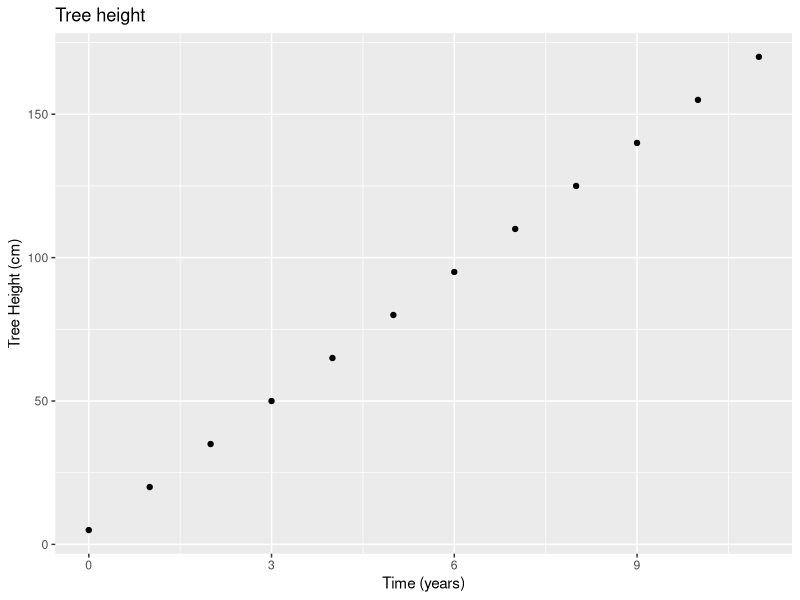
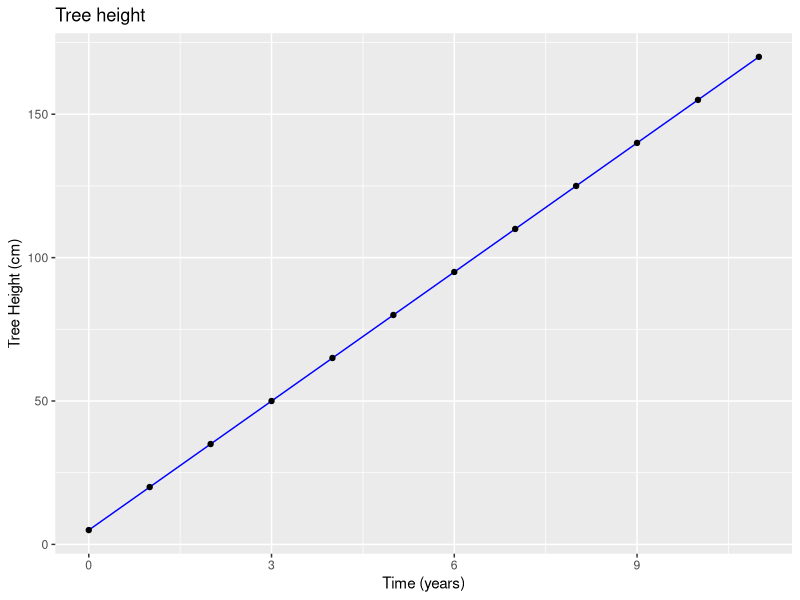
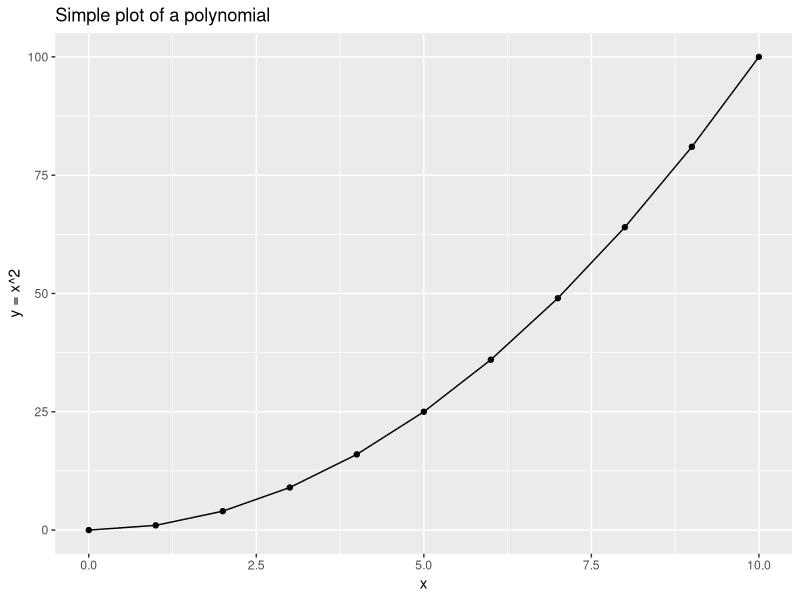
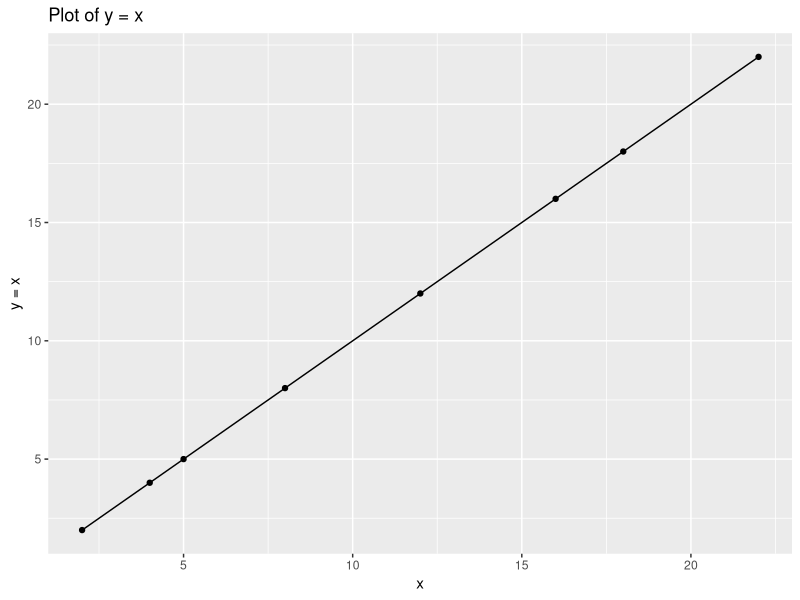
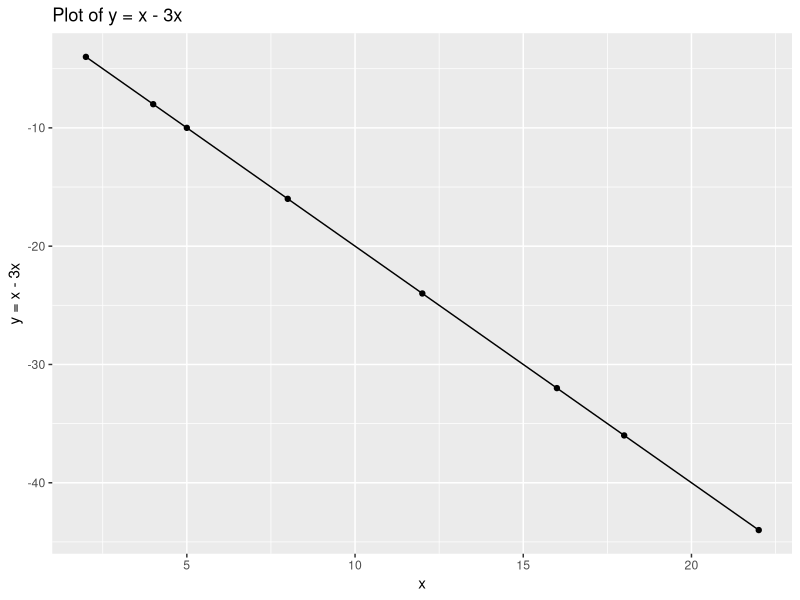
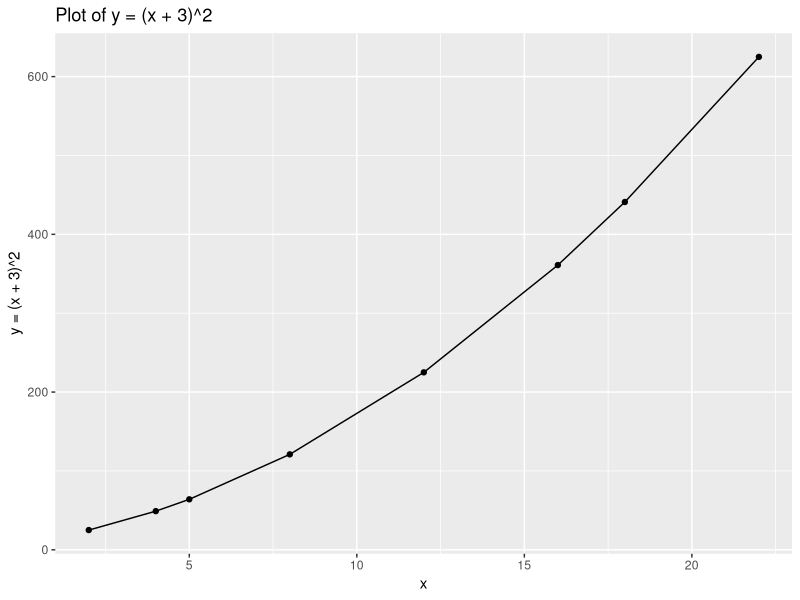
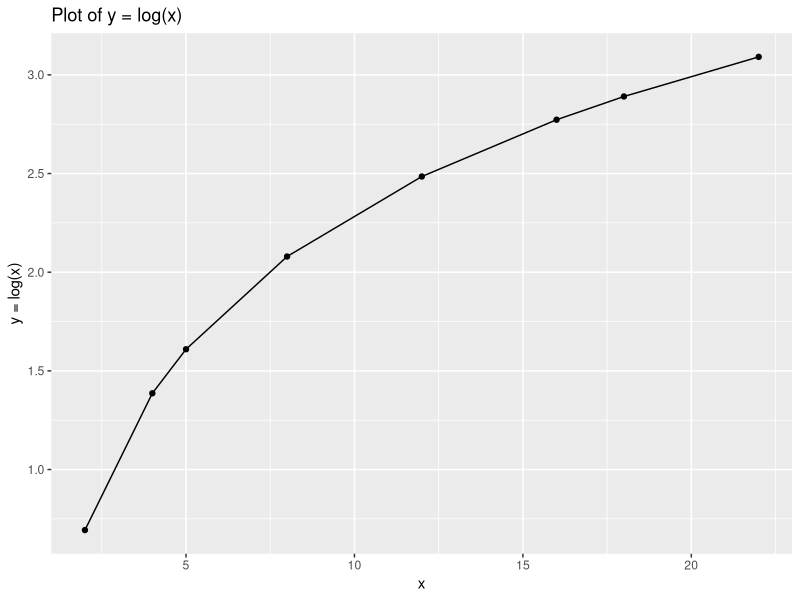
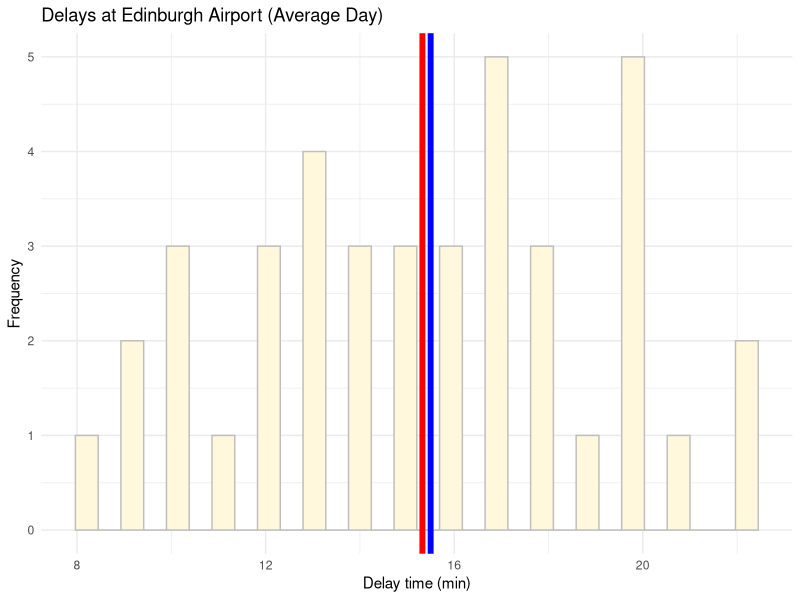

Here is the R script that generated these plots, in order:
## ---- chunk 1
library(tidyverse)
## ---- chunk 2
knitr::include_graphics("https://media.istockphoto.com/photos/bussiness-growthnew-life-growing-in-spring-picture-id537645998?k=6&m=537645998&s=612x612&w=0&h=HnPfznp2LQRDawdKAxCis8qWS6CXaspxclVfOpq5Ek4=")
## ---- chunk 3
tree <- tibble(x = c(0,1,2,3,4,5,6,7,8,9,10,11),
               y = c(5,20,35,50,65,80,95,110,125,140,155,170))

ggplot(data = tree, aes(x = x, y = y)) + 
  geom_point() +
  xlab("Time (years)") +
  ylab("Tree Height (cm)") +
  ggtitle("Tree height")
## ---- chunk 4
ggplot(data = tree, aes(x = x, y = y)) + 
  geom_line(color = 'blue') + 
  geom_point() +
  xlab("Time (years)") +  
  ylab("Tree Height (cm)") +
  ggtitle("Tree height")
## ---- chunk 5
library(tidyverse)
pol <- tibble(x = c(0,1,2,3,4,5,6,7,8,9,10),
              y = x^2)

ggplot(data = pol, aes(x = x, y = y)) + 
  geom_point() + 
  geom_line() +
  xlab("x") +  
  ylab("y = x^2") +
  ggtitle("Simple plot of a polynomial")
## ---- chunk 6
# Assign x and y
data_1 <- tibble(x = c(2,4,5,8,12,16,18,22),
               y = x)

# Plot
ggplot(data = data_1, aes(x = x, y = y)) + 
  geom_point() + 
  geom_line() +
  xlab("x") +  
  ylab("y = x") +
  ggtitle("Plot of y = x")
## ---- chunk 7
data_1
## ---- chunk 8
# Assign x and y
data_2 <- tibble(x = c(2,4,5,8,12,16,18,22),
               y = x-3*x)

# Plot
ggplot(data = data_2, aes(x = x, y = y)) + 
  geom_point() +
  geom_line() +
  xlab("x") +
  ylab("y = x - 3x") +
  ggtitle("Plot of y = x - 3x")
## ---- chunk 9
data_2
## ---- chunk 10
# Assign x and y
data_3 <- tibble(x = c(2,4,5,8,12,16,18,22),
               y = (x + 3)^2)

# Plot
ggplot(data = data_3, aes(x = x, y = y)) + 
  geom_point() + 
  geom_line() +
  xlab("x") + 
  ylab("y = (x + 3)^2") +
  ggtitle("Plot of y = (x + 3)^2")
## ---- chunk 11
data_3
## ---- chunk 12
# Assign x and y
data_4<- tibble(x = c(2,4,5,8,12,16,18,22),
               y = log(x))

# Plot
ggplot(data = data_4, aes(x = x, y = y)) + 
  geom_point() +
  geom_line() +
  xlab("x") + 
  ylab("y = log(x)") +
  ggtitle("Plot of y = log(x)")
## ---- chunk 13
data_4
## ---- chunk 14
# Load tidyverse
library(tidyverse)
## ---- chunk 15
# Load the data
edinburgh_delays <- read.csv('edinburgh_delays.csv')
## ---- chunk 16
# Quick description
edinburgh_delays %>%
  group_by(day) %>%
  summarise(mean = mean(delay_time),
            median = median(delay_time),
            sd = sd(delay_time))
## ---- chunk 17
# Visualise the data using a histogram by day (average day)
ggplot(data = subset(edinburgh_delays, day %in% c("average day")), aes(x = delay_time)) +
  geom_histogram(color ='grey', fill ='cornsilk') +
  geom_vline(aes(xintercept = mean(delay_time)), color = 'red', size = 2) + 
  geom_vline(aes(xintercept = median(delay_time)), color = 'blue', size = 2) +
  labs(x = 'Delay time (min)', y = 'Frequency', title = 'Delays at Edinburgh Airport (Average Day)') +
  theme_minimal()
## ---- chunk 18
# Visualise the data using a histogram by day (christmas eve)
ggplot(data = subset(edinburgh_delays, day %in% c("christmas eve")), aes(x = delay_time)) +
  geom_histogram(color ='grey', fill ='cornsilk') +
  geom_vline(aes(xintercept = mean(delay_time)), color = 'red', size = 2) + 
  geom_vline(aes(xintercept = median(delay_time)), color = 'blue', size = 2) +
  labs(x = 'Delay time (min)', y = 'Frequency', title = 'Delays at Edinburgh Airport (Christmas Eve)') +
  theme_minimal()
## ---- chunk 19
# Rename variable time as delay_min
edinburgh_delays <-rename(edinburgh_delays, delay_min = delay_time)
## ---- chunk 20
# Change time into hours
 edinburgh_delays <- mutate(edinburgh_delays, # Note how we use mutate()
      delay_hours = delay_min / 60) # We want to divide minutes by 60 to get the number of hours
## ---- chunk 21
# Transform using log 
edinburgh_delays <- mutate(edinburgh_delays,
                           log_time = log(delay_min))
## ---- chunk 22
# Transform using sqrt 
edinburgh_delays <- mutate(edinburgh_delays,
                           sqrt_time = sqrt(delay_min))
## ---- chunk 23
 # Visualise the data using a histogram by day (Christmas Eve) now with log transformation
 ggplot(data = subset(edinburgh_delays, day %in% c("christmas eve")), aes(x = log_time)) +
   geom_histogram(color = 'grey', fill = 'lightblue') + 
   geom_vline(aes(xintercept = mean(log_time)), color ='red', size = 2) + 
   geom_vline(aes(xintercept = median(log_time)), color ='blue', size = 2) +
   labs(x = 'Delay time (log(min))',y = 'Frequency', title = 'Log of Delays at Edinburgh Airport (Christmas Eve)') +
   theme_minimal()
## ---- chunk 24
 # Visualise the data using a histogram by day (Christmas Eve) now with sqrt transformation
 ggplot(data = subset(edinburgh_delays, day %in% c("christmas eve")), aes(x = sqrt_time)) +
   geom_histogram(color = 'grey', fill = 'lightblue') + 
   geom_vline(aes(xintercept = mean(sqrt_time)), color ='red', size = 2) + 
   geom_vline(aes(xintercept = median(sqrt_time)), color ='blue', size = 2) +
   labs(x = 'Delay time (sqrt(min))', y = 'Frequency', title = 'Sqrt of Delays at Edinburgh Airport (Christmas Eve)') +
   theme_minimal()
## ---- chunk 25
# Put side-by-side to compare
library(cowplot)

# Original data plot
plot_original <- ggplot(data = subset(edinburgh_delays, day %in% c("christmas eve")), aes(x = delay_min)) +
   geom_histogram(color = 'grey', fill = 'lightblue') + 
   geom_vline(aes(xintercept = mean(delay_min)), color ='red', size = 2) + 
   geom_vline(aes(xintercept = median(delay_min)), color ='blue', size = 2) +
   labs(x = 'Delay time (min) ', y = 'Frequency', title = 'Delays at Edinburgh Airport (Christmas Eve) ') +
   theme_minimal()
 
# Log transformed plot
 plot_log <- ggplot(data = subset(edinburgh_delays, day %in% c("christmas eve")), aes(x = log_time)) +
   geom_histogram(color = 'grey', fill = 'lightblue') + 
   geom_vline(aes(xintercept = mean(log_time)), color ='red', size = 2) + 
   geom_vline(aes(xintercept = median(log_time)), color ='blue', size = 2) +
   labs(x = 'Delay time (log(min))', y = 'Frequency') +
   theme_minimal()
## ---- chunk 26
# To put side by side
plot_grid(plot_original, plot_log)
## ---- chunk 27
# Mean centering 
edinburgh_delays <- mutate(edinburgh_delays,
                           mean_centered_time = delay_min - mean(delay_min))
## ---- chunk 28
ggplot(data = subset(edinburgh_delays, day %in% c("christmas eve")), aes(x = mean_centered_time)) +
   geom_histogram(color = 'grey', fill = 'lightblue') + 
   geom_vline(aes(xintercept = mean(mean_centered_time)), color ='red', size = 2) + 
   geom_vline(aes(xintercept = median(mean_centered_time)), color ='blue', size = 2) +
   labs(x = 'Delay time - mean centered', y = 'Frequency', title = ' Mean Centered Delays at Edinburgh Airport (Christmas Eve)') +
   theme_minimal()
## ---- chunk 29
# Transform using scale() 
edinburgh_delays <- mutate(edinburgh_delays,
                           stand_time = scale(delay_min))
## ---- chunk 30
ggplot(data = subset(edinburgh_delays, day %in% c("christmas eve")), aes(x = stand_time)) +
   geom_histogram(color = 'grey', fill = 'lightblue') + 
   geom_vline(aes(xintercept = mean(stand_time)), color ='red', size = 2) + 
   geom_vline(aes(xintercept = median(stand_time)), color ='blue', size = 2) +
   labs(x = 'Delay time - standardized', y = 'Frequency', title = ' Standardised Delays at Edinburgh Airport (Christmas Eve)') +
   theme_minimal()
## ---- chunk 31
# Create the data first with x online
my_data <- tibble(x1 = c(-10,1,4,19,-6,0,14,-8,0,12,9),
               x2 = c(-3,2,1,0,1,2,3,5,-1,-2,-3))
## ---- chunk 32
my_data <- mutate(my_data, 
      y1 = x1^3, y2=3*x1-5*x1, y3=x1*x2)
## ---- chunk 33
my_data
## ---- chunk 34
library(tidyverse)
## ---- chunk 35
# Read data in
income_london <- read.csv('income_london.csv')
## ---- chunk 36
# Quick description
income_london %>%
  group_by(region) %>%
  summarise(mean = mean(income),
            median = median(income),
            sd = sd(income))
## ---- chunk 37
# Create variable income_thousands using mutate()
income_london <- mutate(income_london, # Note how we use mutate()
      income_thousands = income / 1000) # We want to divide income by 1000
## ---- chunk 38
# Distribution of income in thousands
ggplot(data = income_london, aes(x = income_thousands)) + 
  geom_histogram( color = 'grey', fill = 'yellow') + 
  geom_vline(aes(xintercept = mean(income_thousands)), color = 'red', size = 2) + 
  geom_vline(aes(xintercept = median(income_thousands)), color = 'blue', size = 2) +
  labs(x = "Income (thousands of pounds)", title = "Distribution of London Incomes (thousands of pounds)") 
## ---- chunk 39
# Log transform
income_london <- mutate(income_london,
                       log_income = log(income))
## ---- chunk 40
# Distribution of log(income)
ggplot(data = income_london, aes(x = log_income)) + 
  geom_histogram( color = 'grey', fill = 'brown') + 
  geom_vline(aes(xintercept = mean(log_income)), color = 'red', size = 2) + 
  geom_vline(aes(xintercept = median(log_income)), color = 'blue', size = 2) +
  labs(x = "log(Income)", title = "Distribution of Londoners log(Income)") 
## ---- chunk 41
# Mean Centered
income_london <- mutate(income_london,
                       mean_centered_income = income-mean(income))
## ---- chunk 42
# Distribution of mean centered income
ggplot(data = income_london, aes(x = mean_centered_income)) + 
  geom_histogram( color = 'grey', fill = 'brown') + 
  geom_vline(aes(xintercept = mean(mean_centered_income)), color = 'red', size = 2) + 
  geom_vline(aes(xintercept = median(mean_centered_income)), color = 'blue', size = 2) +
  labs(x = "Mean Centered Income", title = "Distribution of Londoners  Income (Mean Centered)") 
